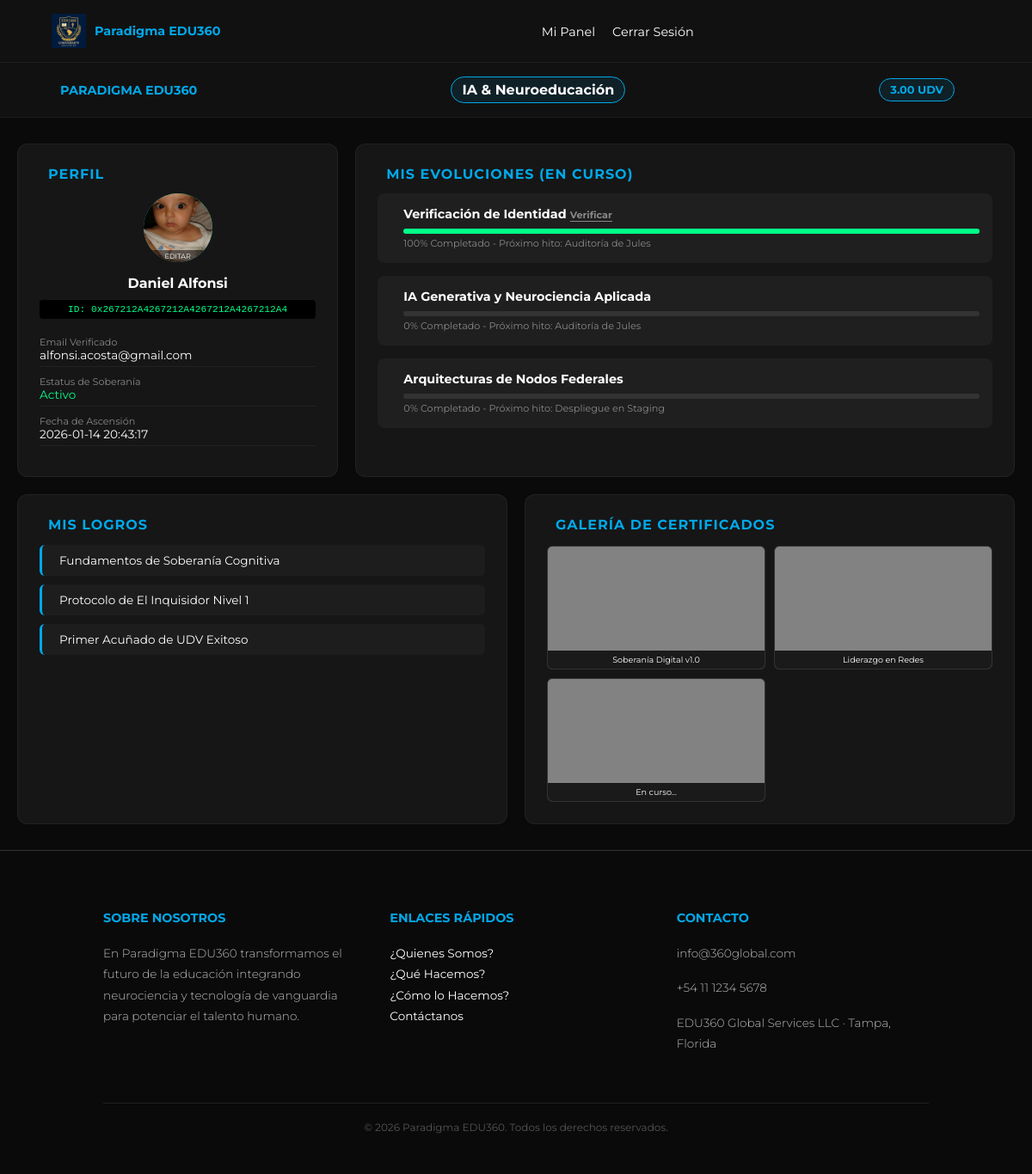
The page /mipanel (signed in) on the database its author committed.
### tables this page shows
CREATE TABLE IF NOT EXISTS `evolucionadores` (
  `id_evolucionador` int(11) NOT NULL AUTO_INCREMENT,
  `hash_identidad` text NOT NULL,
  `nombre_completo` varchar(150) NOT NULL,
  `email_verificado` varchar(100) NOT NULL,
  `estatus_soberania` enum('Activo','En Consolidación','Suspendido') DEFAULT 'Activo',
  `total_udv_acumuladas` decimal(10,2) DEFAULT 0.00,
  `creado_at` timestamp NULL DEFAULT current_timestamp(),
  `password` text DEFAULT NULL,
  `foto` varchar(255) DEFAULT NULL,
  `verificado` int(11) NOT NULL DEFAULT 0,
  PRIMARY KEY (`id_evolucionador`),
  UNIQUE KEY `email_verificado` (`email_verificado`)
);

CREATE TABLE IF NOT EXISTS `artefactos_dominio` (
  `id_artefacto` int(11) NOT NULL AUTO_INCREMENT,
  `nombre` varchar(255) NOT NULL,
  `url_vault` varchar(255) NOT NULL,
  `nivel_trayectoria` varchar(255) NOT NULL,
  `densidad_cognitiva_udv` int(11) NOT NULL DEFAULT 0,
  `naturaleza_validacion` varchar(255) NOT NULL,
  PRIMARY KEY (`id_artefacto`)
);

### src/Controllers/PanelController.php (called while the page is built, shortened)
<?php
class PanelController
{
    public function index()
    {
        require_once __DIR__ . '/../../views/mipanel/index.php';
    }
}

### src/helpers.php (called while the page is built, shortened)
<?php
if (!function_exists('base_url')) {
    function base_url($path = '') {
        $base = rtrim($_ENV['HOST'] ?? $_ENV['BASE_URL'], '/');
        return $base . '/' . ltrim($path, '/');
    }
}
if (!function_exists('css')) {
    function css($path) {
        return base_url('public/assets/css/' . ltrim($path, '/'));
    }
}
if (!function_exists('vendor')) {
    function vendor($path) {
        return base_url('vendor/' . ltrim($path, '/'));
    }
}
if (!function_exists('img')) {
    function img($path) {
        return base_url('public/assets/img/' . ltrim($path, '/'));
    }
}

### config/DataBase.php (called while the page is built, shortened)
<?php
class Database {
    private $charset = 'utf8mb4';
    private $conn;
    public function __construct() {
        $this->db_name = $_ENV['DB_NAME'];
        $this->host = $_ENV['DB_HOST'];
        $this->username = $_ENV['DB_USER'];
        $this->password = $_ENV['DB_PASS'];
        $dsn = "mysql:host={$this->host};dbname={$this->db_name};charset={$this->charset}";
        $options = [
            PDO::ATTR_ERRMODE => PDO::ERRMODE_EXCEPTION,
            PDO::ATTR_DEFAULT_FETCH_MODE => PDO::FETCH_ASSOC,
            PDO::ATTR_EMULATE_PREPARES => false,
        ];
        try {
            $this->conn = new PDO($dsn, $this->username, $this->password, $options);
        } catch (PDOException $e) {
            die('Connection failed: ' . $e->getMessage());
        }
    }
    public function executeQuery($query, $params = []) {
        try {
            $this->stmt = $this->conn->prepare($query);
            $this->stmt->execute($params);
            return $this->stmt;
        } catch (PDOException $e) {
            error_log("Error al ejecutar la consulta: " . $e->getMessage() . " - Query: " . $query);
            return false;
        }
    }
    public function sqlconector($consulta, $params = []) {
        return $this->executeQuery($consulta, $params);
    }
    public function row_sqlconector($consulta, $params = []) {
        $stmt = $this->sqlconector($consulta, $params);
        return $stmt ? $stmt->fetch() : null;
    }
}

### config/modulo.php (called while the page is built, shortened)
<?php
include_once 'DataBase.php';
class Modulo
{
    private $db;
    public function __construct()
    {
        $this->db = new Database();
    }
    public function getUser($usuario):array
    {
        $result = $this->db->row_sqlconector("select * from evolucionadores where email_verificado='$usuario'");
        return $result;
    }
}

### src/Controllers/NeuroEducacionController.php (called while the page is built, shortened)
<?php
class NeuroEducacionController
{
    private $db;
    public function __construct()
    {
        $this->db = new Database();
    }
    public function artefactoActivo($id_evolucionador)
    {
        $artefacto = $this->nodoActivo($id_evolucionador)['id_artefacto'];
        $artefactoActivo = $this->db->row_sqlconector("SELECT * FROM artefactos_dominio WHERE id_artefacto = $artefacto");
        return $artefactoActivo;
    }
    public function nodoActivo($id_evolucionador)
    {
        $nodoActivo = $this->db->row_sqlconector("SELECT * FROM nodos_activos WHERE estatus = 'Activado' AND id_evolucionador = $id_evolucionador");
        return $nodoActivo;
    }
}

### views/mipanel/index.php (the view, shortened to what this page needs)
<?php
require_once __DIR__ . '/../../config/modulo.php';
require_once __DIR__ . '/../../views/layouts/header.php';
$modulo = new Modulo();
$neuroEducacionController = new NeuroEducacionController();
$link = "pagos";
$caption = "Activar el Nodo";
$verificado = 0;
$user = $modulo->getUser($_SESSION['email']);
if($user['estatus_soberania'] == 'Activo'){
    $link = "neuroeducacion";
    $caption = "IA & Neuroeducación";
}
if($user['verificado'] == 1){
    $verificado = 100;
}
?>
</head>
<body>
    <header>
        <div class="logo" style="text-transform: uppercase;"><i class="fas fa-microchip"></i> <?php echo $neuroEducacionController->artefactoActivo($user['id_evolucionador'])['nombre']; ?></div>
        <div class="udv-counter"><a  style="text-decoration: none; color: white;" href="<?php echo base_url($link); ?>"><?php echo $caption; ?></a></div>
        <div class="user-nav">
            <span class="udv-counter"><?php echo $user['total_udv_acumuladas']; ?> UDV</span>
        </div>
    </header>
    <main class="dashboard-container">
        <section class="block profile-block">
            <h2><i class="fas fa-id-card"></i> Perfil</h2>
            <div class="avatar-container" onclick="document.getElementById('file-upload').click();" style="cursor: pointer; overflow: hidden; position: relative;" title="Haz clic para cambiar foto">
                <?php if(!empty($user['foto'])): ?>
                    <img src="<?php echo base_url('public/users/'.$user['hash_identidad'].'/perfil/'.$user['foto']); ?>" style="width: 100%; height: 100%; object-fit: cover;">
                <?php else: ?>
                    <i class="fas fa-user-astronaut"></i>
                <?php endif; ?>
                <div style="position: absolute; bottom: 0; background: rgba(0,0,0,0.5); width: 100%; font-size: 0.5rem; padding: 2px 0;">EDITAR</div>
            </div>
            <strong><?php echo $user['nombre_completo']; ?></strong>
            <span class="user-hash">ID: <?php echo $user['hash_identidad']; ?></span>
            <div class="profile-data">
                <div class="data-item">
                    <label>Email Verificado</label>
                    <?php echo $user['email_verificado']; ?>
                </div>
                <div class="data-item">
                    <label>Estatus de Soberanía</label>
                    <span style="color: var(--cyber-green);"><?php echo $user['estatus_soberania']; ?></span>
                </div>
                <div class="data-item">
                    <label>Fecha de Ascensión</label>
                    <?php echo $user['creado_at']; ?>
                </div>
            </div>
        </section>
        <section class="block evolutions-block">
            <h2><i class="fas fa-dna"></i> Mis Evoluciones (En curso)</h2>
            <div class="evolution-item">
                <div class="evolution-info">
                    <h4>Verificación de Identidad
                        <span style="color: var(--text-muted); font-size: 0.7rem; cursor: pointer; border-bottom: 1px solid var(--text-muted);" onclick="verificarIdentidad('<?php if($user['verificado'] == 0){ echo $user['hash_identidad']; }else{echo 'verificado';}?>')">Verificar</span></h4>
                    <div class="progress-bar"><div class="progress-fill" style="width: <?php echo $verificado; ?>%;"></div></div>
                    <small style="color: var(--text-muted); font-size: 0.7rem;"><?php echo $verificado; ?>% Completado - Próximo hito: Auditoría de Jules</small>
                </div>
            </div>
            <div class="evolution-item">
                <div class="evolution-info">
                    <h4>IA Generativa y Neurociencia Aplicada</h4>
                    <div class="progress-bar"><div class="progress-fill" style="width: 0%;"></div></div>
                    <small style="color: var(--text-muted); font-size: 0.7rem;">0% Completado - Próximo hito: Auditoría de Jules</small>
                </div>
            </div>
            <div class="evolution-item">
                <div class="evolution-info">
                    <h4>Arquitecturas de Nodos Federales</h4>
                    <div class="progress-bar"><div class="progress-fill" style="width: 0%;"></div></div>
                    <small style="color: var(--text-muted); font-size: 0.7rem;">0% Completado - Próximo hito: Despliegue en Staging</small>
                </div>
            </div>
        </section>
        <section class="block achievements-block">
            <h2><i class="fas fa-trophy"></i> Mis Logros</h2>
            <div class="achievement-tag">
                <span>Fundamentos de Soberanía Cognitiva</span>
            </div>
            <div class="achievement-tag">
                <span>Protocolo de El Inquisidor Nivel 1</span>
            </div>
            <div class="achievement-tag">
                <span>Primer Acuñado de UDV Exitoso</span>
            </div>
        </section>
        <section class="block certificates-block">
            <h2><i class="fas fa-file-contract"></i> Galería de Certificados</h2>
            <div class="cert-gallery">
                <div class="cert-thumb">
                    <img src="https://via.placeholder.com/300x180/111/00a8e8?text=Certificado+01" alt="Certificado">
                    <div class="overlay">Soberanía Digital v1.0</div>
                </div>
                <div class="cert-thumb">
                    <img src="https://via.placeholder.com/300x180/111/00ff88?text=Certificado+02" alt="Certificado">
                    <div class="overlay">Liderazgo en Redes</div>
                </div>
                <div class="cert-thumb">
                    <img src="https://via.placeholder.com/300x180/111/666?text=Proximamente" alt="Certificado">
                    <div class="overlay">En curso...</div>
                </div>
            </div>
        </section>
    </main>
<?php
require_once __DIR__ . '/../../views/layouts/footer.php';
?>

### public/index.php (shortened to what this page needs)
<?php
require_once __DIR__ . '/../config/DataBase.php';
require_once __DIR__ . '/../src/helpers.php';
$request = $_SERVER['REQUEST_URI'];
$base_path = $_ENV['BASE_URL'] ?? '/edu360-paradigma';
$route = str_replace($base_path, '', $request);
$route = explode('?', $route)[0];
switch ($route) {
    case '/mipanel':
        $controller = new App\Controllers\PanelController();
        $controller->index();
        break;
}

### views/layouts/header.php (shortened to what this page needs)
<!DOCTYPE html>
<html lang="es">
<head>
    <link rel="stylesheet" href="<?php echo vendor('fonts/remixicon/remixicon.css'); ?>" />
    <link rel="stylesheet" href="<?php echo css('style.css'); ?>" />
    <link rel="stylesheet" href="<?php echo css('sweetalert2.css'); ?>" />
</head>
<body>
<header>
        <div class="logo" style="cursor: pointer;" onclick="window.location.href='<?php echo base_url('/'); ?>'">
            <img src="<?php echo img('favicon/university/android-chrome-192x192.png') ?>" alt="Logo" width="40" height="40">
            <?php if(isset($_COOKIE['modulo']) && $_COOKIE['modulo'] == 'staging') { ?>
                <span style="color: #FF0000;">Paradigma EDU360 Staging</span>
            <?php } else { ?>
                <span>Paradigma EDU360</span>
            <?php } ?>
        </div>
        <nav>
            <ul>
                <li><a href="<?php
                if(isset($_SESSION['email'])) {
                    echo base_url('/mipanel');
                }
                else{
                    echo base_url('/registro');
                }
                ?>"
                >
                <?php if(isset($_SESSION['email'])) { ?>
                    <i class="fas fa-user-astronaut"></i> Mi Panel
                <?php } else { ?>
                    <i class="fas fa-user"></i> Registrarse
                <?php } ?></a></li>
                <li><a href="<?php
                if(isset($_SESSION['email'])) {
                    echo base_url('/closeSession');
                }
                else{
                    if(isset($_COOKIE['modulo']) && $_COOKIE['modulo'] == 'staging') {
                        echo base_url('/staging');
                    } else {
                        echo base_url('/session');
                    }
                }?>"
                >
                <?php if(isset($_SESSION['email'])) { ?>
                    <i class="fas fa-user-astronaut"></i> Cerrar Sesión
                <?php } else { ?>
                    <i class="fas fa-user"></i> Iniciar Sesión
                <?php } ?></a></li>
            </ul>
        </nav>
    </header>
    <div class="layout-wrapper layout-content-navbar">
        <div class="layout-container">

### views/layouts/footer.php (shortened to what this page needs)
<footer>
        <div class="footer-content">
            <div class="footer-section">
                <h4>Sobre Nosotros</h4>
                <p>En Paradigma EDU360 transformamos el futuro de la educación integrando neurociencia y tecnología de vanguardia para potenciar el talento humano.</p>
            </div>
            <div class="footer-section">
                <h4>Enlaces Rápidos</h4>
                <ul>
                    <li><a style="cursor: pointer; color: #fff; text-decoration: none;" href="https://edu360global.org/university-institute/quienes-somos/">¿Quienes Somos?</a></li>
                    <li><a style="cursor: pointer; color: #fff; text-decoration: none;" href="https://edu360global.org/university-institute/">¿Qué Hacemos?</a></li>
                    <li><a style="cursor: pointer; color: #fff; text-decoration: none;" href="https://edu360global.org/university-institute/investigacion/">¿Cómo lo Hacemos?</a></li>
                    <li><a style="cursor: pointer; color: #fff; text-decoration: none;" href="https://edu360global.org/university-institute/contactanos/">Contáctanos</a></li>
                </ul>
            </div>
            <div class="footer-section">
                <h4>Contacto</h4>
                <p><i class="fas fa-envelope"></i> info@360global.com</p>
                <p><i class="fas fa-phone"></i> +54 11 1234 5678</p>
                <p><i class="fas fa-map-marker-alt"></i> EDU360 Global Services LLC · Tampa, Florida</p>
            </div>
        </div>
        <div class="copyright">
            &copy;
            Paradigma EDU360. Todos los derechos reservados.
        </div>
    </footer>
                </div>
            </div>
    </body>
</html>

### public/assets/css/style.css (style rules this page uses)
:root { --primary-blue: #00a8e8; --bg-dark: #121212; --bg-card: #ffffff; --text-light: #ffffff; --text-dark: #333333; --nav-bg: #111; --negro-onix: #0A0A0A; --gris-grafito: #333333; --blanco-soberano: #F8F8F8; --azul-cobalto: #003366; --oro-mate: #B8860B; --gap-standard: 20px; --border-sharp: 1px solid var(--gris-grafito); --transition: 0.3s cubic-bezier(0.25, 0.8, 0.25, 1); }
body { margin: 0; padding: 0; font-family: 'Montserrat', sans-serif; background-color: var(--bg-dark); color: var(--text-light); }
header { background-color: var(--nav-bg); padding: 1rem 5%; display: flex; justify-content: space-between; align-items: center; position: sticky; top: 0; z-index: 1000; }
.logo { font-weight: 700; font-size: 1.2rem; display: flex; align-items: center; gap: 10px; }
nav ul { list-style: none; display: flex; gap: 20px; margin: 0; }
nav ul li a { text-decoration: none; color: var(--text-light); font-size: 0.9rem; transition: color 0.3s; }
footer { background-color: #0a0a0a; padding: 50px 10% 20px; border-top: 1px solid #333; }
.footer-content { display: grid; grid-template-columns: repeat(auto-fit, minmax(250px, 1fr)); gap: 40px; margin-bottom: 40px; }
.footer-section h4 { color: var(--primary-blue); margin-bottom: 20px; text-transform: uppercase; font-size: 0.9rem; }
.footer-section p, .footer-section li { font-size: 0.85rem; color: #bbb; line-height: 1.8; }
.footer-section ul { list-style: none; padding: 0; }
.copyright { text-align: center; font-size: 0.75rem; color: #555; border-top: 1px solid #222; padding-top: 20px; }
p { font-weight: 300; max-width: 75ch; margin-bottom: 1rem; }

### rows shown on the page
evolucionadores: id_evolucionador.nombre "PARADIGMA EDU360", estatus_soberania "IA & Neuroeducación", total_udv_acumuladas "3.00", hash_identidad+foto (picture), nombre_completo "Daniel Alfonsi", hash_identidad "0x267212A4267212A4267212A4267212A4", email_verificado "alfonsi.acosta@gmail.com", estatus_soberania "Activo", creado_at "2026-01-14 20:43:17", verificado "100"
